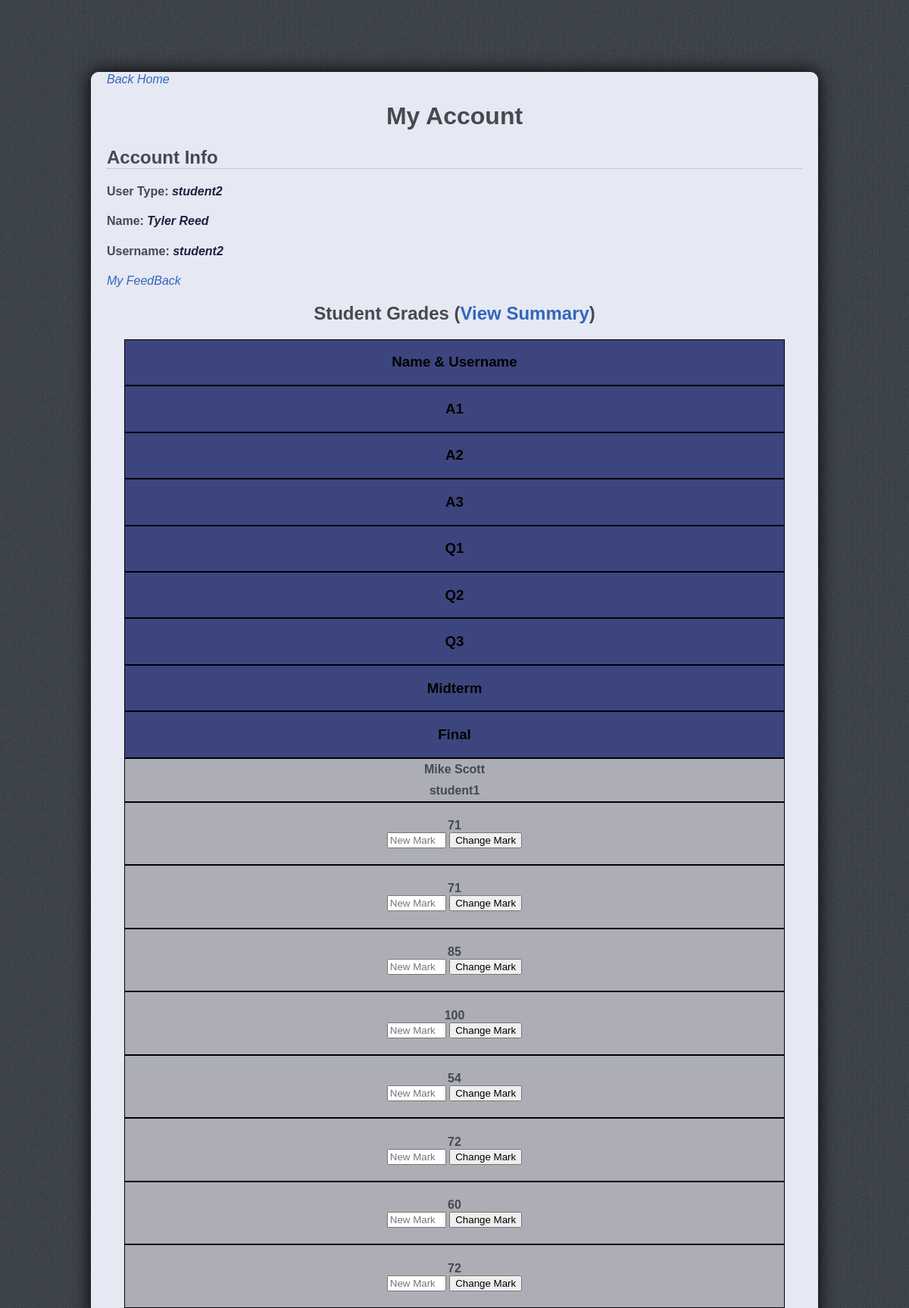
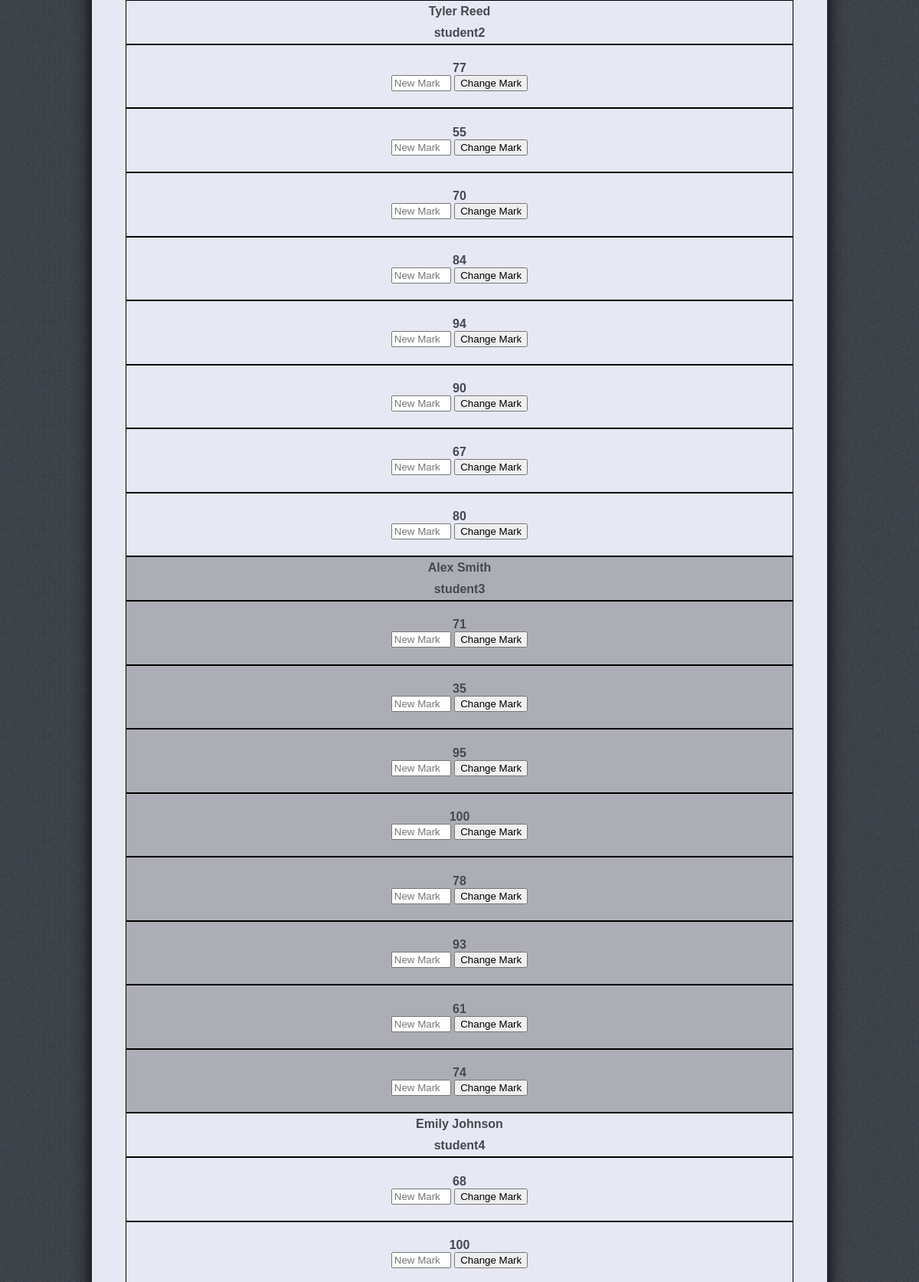
The page /account (signed in, upper part) on the database its author committed (2 pictures, top to bottom).
### tables this page shows
CREATE TABLE "Student" (
	"name"	TEXT,
	"username"	TEXT,
	"password"	TEXT
);

CREATE TABLE "Marks" (
	"username"	TEXT,
	"assignemnt1"	INTEGER,
	"assignemnt2"	INTEGER,
	"assignemnt3"	INTEGER,
	"quiz1"	INTEGER,
	"quiz2"	INTEGER,
	"quiz3"	INTEGER,
	"midterm"	INTEGER,
	"final"	INTEGER
);

### app.py (the view, shortened to what this page needs)
@app.route("/account",methods=['GET','POST'])
def account():
	if 'username' in session:
		if session['usertype']=='Student':
			sql= """
				SELECT *
				FROM Marks
				"""
			results = db.engine.execute(text(sql))
			session['marks'] = {}
			for result in results:
				if result['username']==session['username']:
					session['marks']["Assignment 1"] = [result['assignemnt1'],"A1"]
					session['marks']["Assignment 2"] = [result['assignemnt2'],"A2"]
					session['marks']["Assignment 3"] = [result['assignemnt3'],"A3"]
					session['marks']["Quiz 1"] = [result['quiz1'],'Q1']
					session['marks']["Quiz 2"] = [result['quiz2'],'Q1']
					session['marks']["Quiz 3"] = [result['quiz3'],'Q3']
					session['marks']["Midterm"] = [result['midterm'],'Midterm']
					session['marks']["Final"] = [result['final'],'Final']
			if request.method=='POST':
				remark_desc = request.form['remark-desc']
				if request.form['remark-desc']:
					insertSQL= """INSERT INTO Remark (username,assessment,request)
								VALUES ('{}', '{}', '{}')""".format(session['username'],
																	request.form['remark-type'],
																	remark_desc)
					db.engine.execute(text(insertSQL))
					session.pop('pop_up', None)
					flash('Remark Request Sent!')
				else:
					session['pop_up'] = 'error'
					flash('Please Enter A Reason For Remark')
		else:
			sql= """
				SELECT *
				FROM Student
				LEFT JOIN Marks
				ON Student.username = Marks.username
				"""
			session['student_info'] = {}
			results = db.engine.execute(text(sql))
			odd_row = True
			odd_row_num = 1
			for result in results:
				if odd_row_num % 2 == 0:
					odd_row = False
				else:
					odd_row = True
				session['student_info'][result['username']] = [odd_row, result['name'],
															   {'assignemnt1': result['assignemnt1']},
															   {'assignemnt2': result['assignemnt2']},
															   {'assignemnt3': result['assignemnt3']},
															   {'quiz1': result['quiz1']},
															   {'quiz2': result['quiz2']},
															   {'quiz3': result['quiz3']},
															   {'midterm': result['midterm']},
															   {'final': result['final']}]
				odd_row_num += 1
			sql= """
				SELECT *
				FROM Remark
				LEFT JOIN Student
				ON Remark.username = Student.username
				"""
			session['student_remark'] = {}
			results = db.engine.execute(text(sql))
			odd_row = True
			odd_row_num = 1
			remark_num = 0
			for result in results:
				if odd_row_num % 2 == 0:
					odd_row = False
				else:
					odd_row = True
				session['student_remark'][remark_num] = [odd_row, result['username'],
														 result['name'],
														 result['assessment'],
														 result['request']]
				remark_num += 1
				odd_row_num += 1
		return render_template('account.html')
	else:
		session['pop_up'] = 'error'
		flash('Please Login To View The Page')
		return  redirect(url_for('login'))

### templates/account.html (shortened to what this page needs)
<!DOCTYPE html>
<html>
<head>
	<link rel="stylesheet" type="text/css" href="{{ url_for('static', filename='index.css') }}">
</head>
<body>
	<div class="account-name">
			<div class="page-desc-text">
				<div class="border-design">
					<a class="info-text" href="/index">Back Home</a>
					<h1 class="page-header">My Account</h1>
					<h2 class="text-header">Account Info</h2>
					<h4>User Type: <span class="info-text">{{ session['usertype'] }}</span></h4>
					<h4>Name: <span class="info-text">{{ session['name'] }}</span></h4>
					<h4>Username: <span class="info-text">{{ session['username'] }}</span></h4>
					{% if session['usertype'] and session['usertype'] == 'Student' %}
						<h2 class="page-header">Grades % (<a href="/summary">View Summary</a>)</h2>
						<div class="table-layout">
							{% for name, mark in session['marks'].items() %}
								<div class="table-row mark-table-prop odd-row">
									<div class="mark-header header-col">
										<h3>{{ name }}</h3>
									</div>
									<div class="mark-col">
										{% if mark[0] %}
											<h4>{{ mark[0] }}</h4>
										{% else %}
											<h4> - </h4>
										{% endif %}
									</div>
									<div class="remark-col">
										<form class= 'table-row remark-section' method="POST">
											<input type="hidden" name="remark-type" value='{{ mark[1] }}'>
											<textarea class= 'remark-textbox' name='remark-desc' cols='30'></textarea>
											<button class="" type = "submit">submit remark request</button>
										</form>
									</div>
								</div>
							{% endfor %}
						</div>
					{% else %}
						<a class="info-text" href="/my_feedback">My FeedBack</a>
						<h2 class="page-header">Student Grades (<a href="/summary">View Summary</a>)</h2>
						<div class="table-layout">
							<div class="table-row instructor-table-prop">
								<div class="stud-name-col">
									<div class="table-header">
										<h3>Name & Username</h3>
									</div>
								</div>
								<div class="stud-mark-col">
									<div class="table-header">
										<h3>A1</h3>
									</div>
								</div>
								<div class="stud-mark-col">
									<div class="table-header">
										<h3>A2</h3>
									</div>
								</div>
								<div class="stud-mark-col">
									<div class="table-header">
										<h3>A3</h3>
									</div>
								</div>
								<div class="stud-mark-col">
									<div class="table-header">
										<h3>Q1</h3>
									</div>
								</div>
								<div class="stud-mark-col">
									<div class="table-header">
										<h3>Q2</h3>
									</div>
								</div>
								<div class="stud-mark-col">
									<div class="table-header">
										<h3>Q3</h3>
									</div>
								</div>
								<div class="stud-mark-col">
									<div class="table-header">
										<h3>Midterm</h3>
									</div>
								</div>
								<div class="stud-mark-col">
									<div class="table-header">
										<h3>Final</h3>
									</div>
								</div>
							</div>
							{% for user, infos in session['student_info'].items() %}
								{% if infos[0] %}
									<div class="table-row instructor-table-prop odd-row">
								{% else %}
									<div class="table-row instructor-table-prop">
								{% endif %}
									<div class="stud-name-col">
										<h4>{{ infos[1] }}</h4>
										<h4> {{ user }}</h4>
									</div>
									{% for info in infos[2:] %}
										<div class="stud-mark-col">
											{% for type, mark in info.items() %}
												{% if mark %}
													<h4>{{ mark }}
														<form method="POST">
															<input class="change-mark" name="instructor-mark-val" placeholder="New Mark">
															<button type = "submit">Change Mark</button>
														</form>
													</h4>
												{% endif %}
											{% endfor %}
										</div>
									{% endfor %}
								</div>
							{% endfor %}
						</div>
					{% endif %}
				</div>
			</div>
	</div>
</body>
</html>

### static/index.css (style rules this page uses)
* { font-family: Verdana, Helvetica, sans-serif; }
html { scroll-behavior: smooth; }
body { margin: 0px; background: url(img/back7.png); }
.page-header { text-align: center; }
.text-header { border-bottom: 1.5px dotted #ADAEB5; width: 100%; }
.instructor-table-prop { width: 95%; margin: auto; text-align: center; word-wrap: break-word; }
.stud-name-col > h4 { margin: 5px; }
.stud-name-col { flex: 1.5; }
.stud-mark-col,.stud-rename-col { flex: 0.5; }
.stud-mark-col > h4 { word-break: break-word; }
.change-mark { margin: auto; width: 70px; }
.table-layout { padding-bottom: 20px; }
.table-header { color: #000; background-color: #3C457D; height: 100%; margin: 0px -10px; }
.table-row { display: flex; flex-direction: row; flex-wrap: nowrap; }
.table-row > div { display: flex; flex-direction: column; padding: 0px 10px; justify-content: center; }
.odd-row { background-color: #ADAEB5; }
.page-desc-text { width: 80%; margin: auto; margin-top: 50px; text-align: left; color:#46494f; }
.border-design { border: 1px #E6E8F4 solid; box-shadow: 0 0 25px #000; border-radius: 10px; background-color: #E6E8F4; padding: 0px 20px; }
.border-design a { color: #3366BB; text-decoration: none; }
.account-name { width:100%; margin: auto; margin-top: 95px; text-align: center; color: #3C457D; padding-bottom: 20px; }
.info-text { font-style: italic; color: #1D213D; }
@media (max-width: 1350px) { .instructor-table-prop { flex-direction: column; } }
@media (max-width: 1350px) { .instructor-table-prop > div { border: 1px #000 solid; } }

### rows shown on the page
Student: name "Tyler Reed"
Marks: name "Mike Scott", username "student1", info "71" "71" "85" "100" "54" "72" "60" "72"
Marks: name "Tyler Reed", username "student2", info "77" "55" "70" "84" "94" "90" "67" "80"
Marks: name "Alex Smith", username "student3", info "71" "35" "95" "100" "78" "93" "61" "74"
Marks: name "Emily Johnson", username "student4", info "68" "100"

### other values the page prints
{{ session['usertype'] }} "student2"
{{ session['username'] }} "student2"
